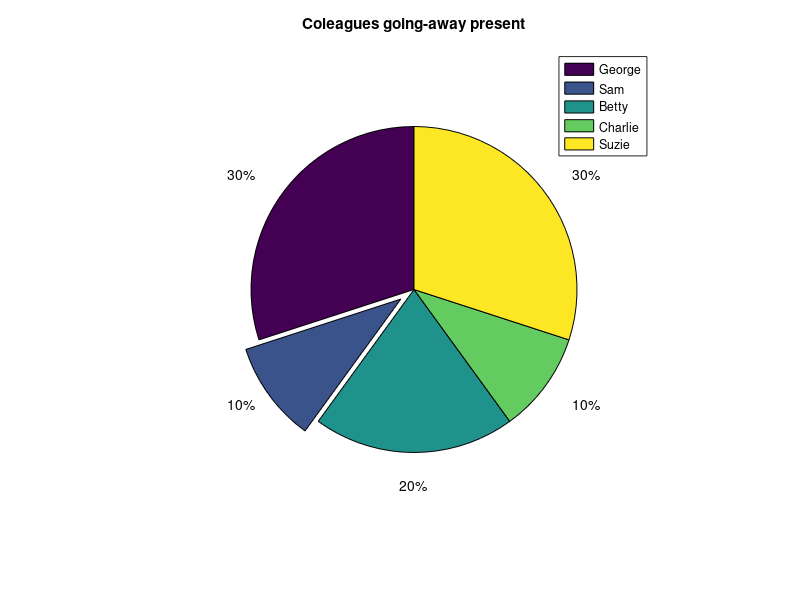

Reproduce this figure in MATLAB.
%Problem 3.8
%George = $15
%Sam = $5
%Betty = $10
%Charlie = $5
%Suzie = $15

data = [ 15 5 10 5 15];

explode = [ 0 1 0 0 0];

pie (data, explode);
title('\bfColeagues going-away present');
legend('George', 'Sam', 'Betty', 'Charlie', 'Suzie');